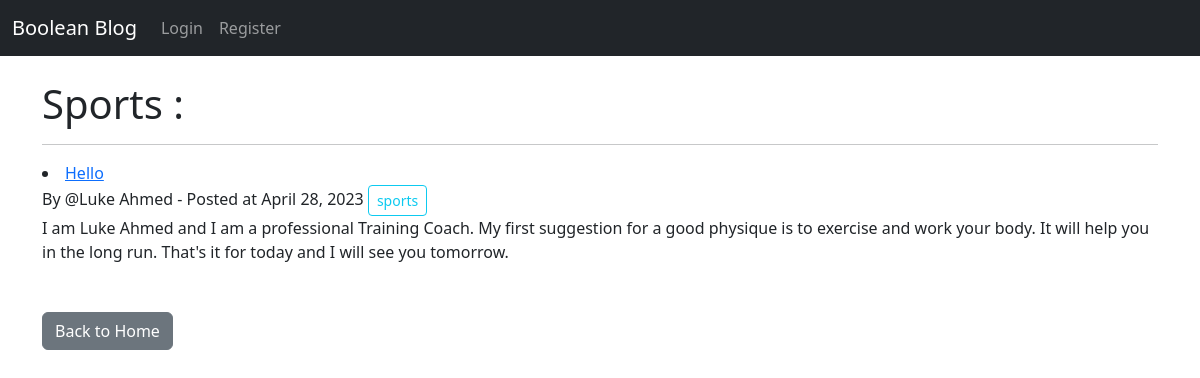
The page /categories/sports on the database its author committed.
### core/models.py (models this page shows, shortened)
class Post(models.Model):
    title = models.CharField(max_length=255)
    author = models.ForeignKey(User, on_delete=models.CASCADE) # Author is coming from the Django admin panel and on_delete means every thing under that author will be delete in one swoop  # noqa: E501
    body = RichTextField(blank=True, null=True)
    category = models.CharField(max_length=255, default="uncategorized")
    date = models.DateField(auto_now=True)
    likes = models.ManyToManyField(User, related_name='blog_posts')  # This allows us to associate different things to different table such as many users may like many posts
    header_image = models.ImageField(null=True, blank=True, upload_to="images/") # null and blank are for the purpose that a blog may not have an image and that's ok and if there isn't one, one can be added later

### core/views.py (the view)
# urls.py: path('categories/<str:cats>', categoryView, name='category'),
def categoryView(request,cats):
    cats = cats.replace("-"," ")  # The replace part is for slugify
    category_posts = Post.objects.filter(category = cats)  # This is making a query like -> select * from Post where category=cats;
    return render(request, 'categories.html', {'cats':cats.title(), 'category_posts':category_posts})  # title() is for I guess capitalizing the first letter

### templates/categories.html (shortened to what this page needs)
{% extends 'base.html' %}
    {% block content %}
        {% if category_posts %}
            <h1>{{cats}} : </h1>
            {% for p in category_posts %}
                <hr>
                <li>
                    <a href="{% url 'article' p.pk %}">{{p.title}}</a>
                    <br>By @{{p.author.first_name}} {{p.author.last_name}} - Posted at {{p.date}}
                    <button type="button" class="btn btn-outline-info btn-sm">{{p.category}}</button>
                    <br>
                    {{p.body | truncatechars:500 |safe}}
                </li>
                <br>
            {% endfor %}
        {% else %}
            <p>Sorry, this page doesn't seem to exist</p>
        {% endif %}
        <br><a href="{% url 'home' %}" class="btn btn-secondary">Back to Home</a>
    {% endblock %}

### rows shown on the page
Post: category "Sports", title "Hello", author.first_name "Luke", author.last_name "Ahmed", date "April 28, 2023", category "sports", body "I am Luke Ahmed and I am a professional Training Coach. My first suggestion for a good physique is to exercise and work your body. It will help you in the long run. That's it for today and I will see you tomorrow."
